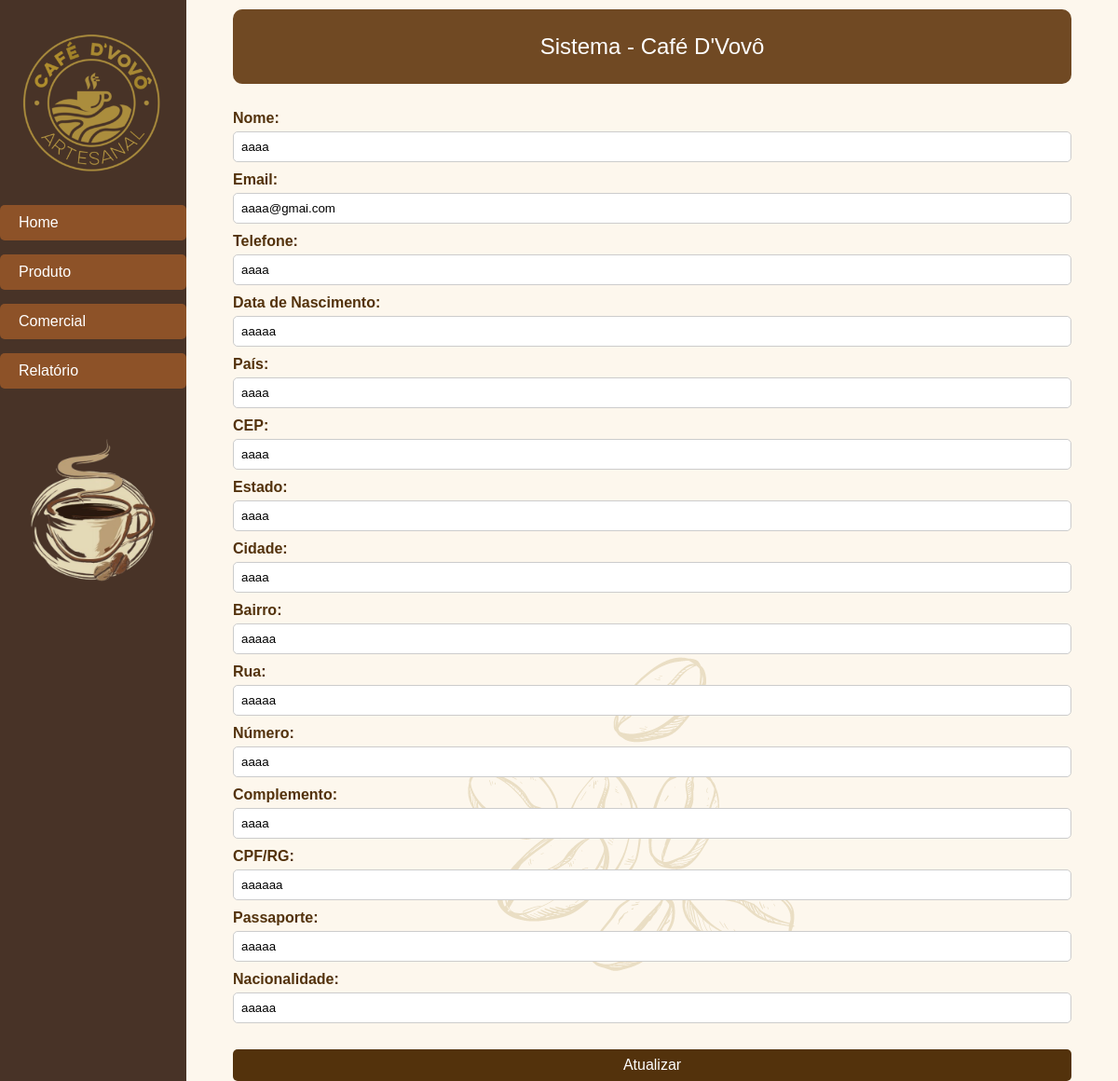
Page /public/cadastro-pessoas/editar-cadastro/pessoa-fisica.php?id=100 on the committed database.
### tables this page shows
CREATE TABLE `pessoa` (
  `pessoa_id` int(11) NOT NULL,
  `nome` varchar(100) NOT NULL,
  `email` varchar(45) NOT NULL,
  `data_nascimento` varchar(45) DEFAULT NULL,
  `data_cadastro` date NOT NULL
);

CREATE TABLE `telefone` (
  `telefone_id` int(11) NOT NULL,
  `telefone` varchar(45) NOT NULL,
  `tipo` varchar(45) NOT NULL,
  `pessoa_id` int(11) NOT NULL
);

CREATE TABLE `endereco` (
  `endereco_id` int(11) NOT NULL,
  `pais` varchar(45) NOT NULL,
  `cep` varchar(45) NOT NULL,
  `estado` varchar(45) NOT NULL,
  `cidade` varchar(45) NOT NULL,
  `bairro` varchar(45) NOT NULL,
  `rua` varchar(45) NOT NULL,
  `numero` varchar(45) NOT NULL,
  `complemento` varchar(45) NOT NULL,
  `tipo` varchar(45) NOT NULL,
  `pessoa_id` int(11) NOT NULL
);

CREATE TABLE `p_fisica` (
  `pfisica_id` int(11) NOT NULL,
  `cpf_rg` varchar(45) DEFAULT NULL,
  `passaporte` varchar(45) DEFAULT NULL,
  `descricao` varchar(255) DEFAULT NULL,
  `nacionalidade` varchar(45) NOT NULL
);

### serverside/queries/db_queries.php (called while the page is built, shortened)
<?php
    function getQuery($queryType) {
        if (array_key_exists($queryType, $queries)) {
            return $queries[$queryType];
        } else {
            return null;
        }
    }
?>

### public/cadastro-pessoas/editar-cadastro/pessoa-fisica.php (the view, shortened to what this page needs)
<!DOCTYPE html>
<html lang="en">
<head>
    <link rel="stylesheet" href="../../assets/css/main.css">
    <link rel="stylesheet" href="../../assets/css/cadastro-pessoas/cadastro-pessoas.css">
</head>
<body>
    <?php include('../../../includes/main-sidebar.php'); ?>
    <?php include('../../../includes/topbar.php'); ?>
        <main class="content">
            <br>
            <?php
                include ('../../../serverside/queries/db_queries.php');
                $conn = dbConnection();
                $id = $_GET['id'];
                $query = getQuery('check_user_type');
                $stmt = $conn->prepare($query);
                $stmt->bind_param("i", $id);
                $stmt->execute();
                $stmt->bind_result($id, $tipo_usuario);
                if ($tipo_usuario === "p_fisica") {
                    $query = getQuery('select_all_clientes_pf_by_id');
                    $stmt = $conn->prepare($query);
                    $stmt->bind_param("i", $id);
                    $stmt->execute();
                    $stmt->bind_result($id, $nome, $email, $telefone, $data_nascimento, $pais, $cep, $estado, $cidade, $bairro, $rua, $numero, $complemento, $data_cadastro, $cpf_rg, $passaporte, $nacionalidade);
                    if ($stmt->fetch()) {
                        echo '<form class="formulario" action="../../../serverside/controllers/pessoas/atualizar_pessoa.php" method="POST">';
                        echo '<label for="nome">Nome:</label>';
                        echo '<input type="text" id="nome" name="nome" value="' . htmlspecialchars($nome) . '" required><br>';
                        echo '<label for="email">Email:</label>';
                        echo '<input type="email" id="email" name="email" value="' . htmlspecialchars($email) . '" required><br>';
                        echo '<label for="telefone">Telefone:</label>';
                        echo '<input type="text" id="telefone" name="telefone" value="' . htmlspecialchars($telefone) . '" required><br>';
                        echo '<label for="data_nascimento">Data de Nascimento:</label>';
                        echo '<input type="text" id="data_nascimento" name="data_nascimento" value="' . htmlspecialchars($data_nascimento) . '" required><br>';
                        echo '<label for="pais">País:</label>';
                        echo '<input type="text" id="pais" name="pais" value="' . htmlspecialchars($pais) . '" required><br>';
                        echo '<label for="cep">CEP:</label>';
                        echo '<input type="text" id="cep" name="cep" value="' . htmlspecialchars($cep) . '" required><br>';
                        echo '<label for="estado">Estado:</label>';
                        echo '<input type="text" id="estado" name="estado" value="' . htmlspecialchars($estado) . '" required><br>';
                        echo '<label for="cidade">Cidade:</label>';
                        echo '<input type="text" id="cidade" name="cidade" value="' . htmlspecialchars($cidade) . '" required><br>';
                        echo '<label for="bairro">Bairro:</label>';
                        echo '<input type="text" id="bairro" name="bairro" value="' . htmlspecialchars($bairro) . '" required><br>';
                        echo '<label for="rua">Rua:</label>';
                        echo '<input type="text" id="rua" name="rua" value="' . htmlspecialchars($rua) . '" required><br>';
                        echo '<label for="numero">Número:</label>';
                        echo '<input type="text" id="numero" name="numero" value="' . htmlspecialchars($numero) . '" required><br>';
                        echo '<label for="complemento">Complemento:</label>';
                        echo '<input type="text" id="complemento" name="complemento" value="' . htmlspecialchars($complemento) . '"><br>';
                        echo '<label for="cpf_rg">CPF/RG:</label>';
                        echo '<input type="text" id="cpf_rg" name="cpf_rg" value="' . htmlspecialchars($cpf_rg ?? '') . '"><br>';
                        echo '<label for="passaporte">Passaporte:</label>';
                        echo '<input type="text" id="passaporte" name="passaporte" value="' . htmlspecialchars($passaporte ?? '') . '"><br>';
                        echo '<label for="nacionalidade">Nacionalidade:</label>';
                        echo '<input type="text" id="nacionalidade" name="nacionalidade" value="' . htmlspecialchars($nacionalidade) . '"><br>';
                        ?><br> <button class='register-btn' type='submit'>Atualizar</button><br> <?php
                        echo '</form>';
                    } else {
                        echo "Nenhum registro encontrado.";
                    }
                }
            ?>
    </main>
</body>
</html>

### public/assets/css/main.css (style rules this page uses)
* { box-sizing: border-box; margin: 0; }
body { display: grid; grid-template-columns: 200px 1fr; grid-template-rows: 90px 1fr; grid-template-areas: "sidebar header" "sidebar content"; height: 100vh; background-image: url(../images/fundo.png); font-family: Arial, Helvetica, sans-serif; gap: 10px 0; }
.topbar, .content { margin: 0 50px; }
.content { grid-area: content; }

### public/assets/css/cadastro-pessoas/cadastro-pessoas.css (style rules this page uses)
.content { width: auto; max-width: 1000px; font-family: Arial, sans-serif; color: #53320c; }
label { display: block; font-weight: bold; margin-bottom: 5px; color: #53320c; }
input[type="text"], input[type="email"], input[type="number"], input[type="file"], select { width: 100%; padding: 8px; margin-bottom: 10px; border: 1px solid #ccc; border-radius: 5px; }
.register-btn { background-color: #53320c; color: white; padding: 8px; border: none; border-radius: 5px; cursor: pointer; font-size: 16px; transition: background-color 0.3s; width: 100%; }

### rows in the picture
pessoa: nome "aaaa", email "aaaa@gmai.com", telefone "aaaa", data_nascimento "aaaaa", pais "aaaa", cep "aaaa", estado "aaaa", cidade "aaaa", bairro "aaaaa", rua "aaaaa", numero "aaaa", complemento "aaaa", cpf_rg "aaaaaa", passaporte "aaaaa", nacionalidade "aaaaa"
